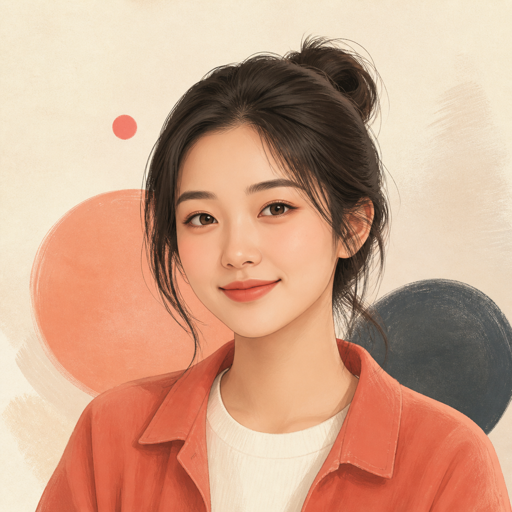
#> input picture teaching_skill_miner/web/assets/student-xiaoyu.png, 512 x 512 px; its folder holds only this picture in this run
$ python -i longform_multimodal.py   (imports and definitions only)
#> lines starting #> are read from the running program, lines starting #| are printed output that depends on the picture
from __future__ import annotations

import concurrent.futures
import copy
import csv
import hashlib
import io
import json
import math
import os
from pathlib import Path
import re
import shutil
import subprocess
import time
from typing import Any, Iterable
from urllib.parse import urlparse

from .io_utils import (
    ensure_private_directory,
    ensure_private_file,
    read_json,
    write_json,
)
from .models import validate_transcript
from .multimodal import (
    _available_tesseract_language,
    _tool_version,
    fuse_multimodal_events,
    infer_visual_events,
    parse_silencedetect,
    probe_media,
)


PIPELINE_VERSION = "teaching_skill_miner.longform_multimodal.v9"
EXTRACTION_VERSION = "teaching_skill_miner.longform_extraction.v2"
SEMANTIC_TASK_SCHEMA = "teaching_skill_miner.visual_semantic_tasks.v1"
SEMANTIC_RESULT_SCHEMA = "teaching_skill_miner.visual_semantic_results.v1"
SHA256_RE = re.compile(r"^[0-9a-f]{64}$")


# [7 lines left out: function _canonical_bytes, not called in this run]


def canonical_sha256(value: Any) -> str:
    return hashlib.sha256(_canonical_bytes(value)).hexdigest()


# [138 lines left out: functions file_sha256, normalize_archive_media_url, plan_chunks, _frame_filter_extract, not called in this run]


def _dhash_and_image_metrics(path: Path) -> dict[str, Any]:
#> called with path = 'web/assets/student-xiaoyu.png'
    try:
        from PIL import Image, ImageStat
    except ImportError:
        return {
            "backend": "unavailable",
            "reason": "Pillow is not installed",
            "dhash64": None,
        }
    with Image.open(path) as opened:
#> opened is the input picture: PIL image 512x512 RGB; mean R, G, B 205.6, 163.4, 138.5
        rgb = opened.convert("RGB")
        width, height = rgb.size
#> width = 512; height = 512
        small_rgb = rgb.resize((32, 32))
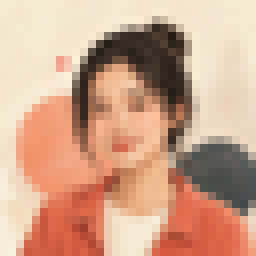
#> small_rgb: PIL image 32x32 RGB (shown 8 times larger); mean R, G, B 205.6, 163.4, 138.5
        stat = ImageStat.Stat(small_rgb)
        grayscale = rgb.convert("L").resize((32, 32))
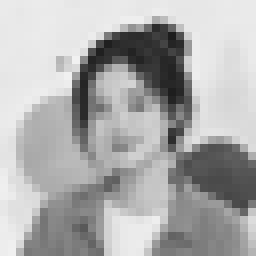
#> grayscale: PIL image 32x32 L (shown 8 times larger); min 29, max 241, mean 173.1
        gray_values = list(grayscale.getdata())
#> gray_values = 1024 values, max 241 at index 233, min 29 at index 149, mean 173.1
        horizontal = [
            abs(gray_values[row * 32 + column] - gray_values[row * 32 + column - 1])
            for row in range(32)
            for column in range(1, 32)
        ]
#> horizontal = 992 values, max 153 at index 257, min 0 at index 0, mean 17.34
        vertical = [
            abs(gray_values[row * 32 + column] - gray_values[(row - 1) * 32 + column])
            for row in range(1, 32)
            for column in range(32)
        ]
#> vertical = 992 values, max 157 at index 110, min 0 at index 0, mean 13.78
        dhash_image = rgb.convert("L").resize((9, 8))
        dhash_values = list(dhash_image.getdata())
#> dhash_values = 72 values, max 240 at index 67, min 42 at index 14, mean 172.8
        bits = [
            dhash_values[row * 9 + column] > dhash_values[row * 9 + column + 1]
            for row in range(8)
            for column in range(8)
        ]
#> bits = 64 items, first 6: False, False, True, True, True, False
        dhash_value = sum(int(bit) << index for index, bit in enumerate(bits))
#> dhash_value = 3738945587401629212
        return {
            "backend": "Pillow",
            "width": width,
            "height": height,
            "rgb_mean": [round(value, 3) for value in stat.mean],
            "rgb_stddev": [round(value, 3) for value in stat.stddev],
            "luminance_mean": round(sum(gray_values) / len(gray_values), 3),
            "edge_difference_mean": round(
                (sum(horizontal) + sum(vertical))
                / max(1, len(horizontal) + len(vertical)),
                3,
            ),
            "dark_pixel_fraction": round(
                sum(value < 48 for value in gray_values) / len(gray_values), 6
            ),
            "bright_pixel_fraction": round(
                sum(value > 208 for value in gray_values) / len(gray_values), 6
            ),
            "dhash64": f"{dhash_value:016x}",
        }


# [436 lines left out: functions _ocr_frame_audited, _annotate_frame, _detect_chunk_silences, _checkpoint_valid, _extract_chunk, _merge_silences and 4 more, not called in this run]


def _event_anchor(event: dict[str, Any]) -> float:
    return (float(event["start"]) + float(event["end"])) / 2


# [820 lines left out: functions deduplicate_visual_events, _interval_union_duration, _intersection_duration, evaluate_caption_media_alignment, _sampling_coverage, _ocr_quality_summary and 6 more, not called in this run]

>>> result = _dhash_and_image_metrics('web/assets/student-xiaoyu.png')
#> result = 10 items

$ run again, on teaching_skill_miner/web/assets/student-zhixing.png
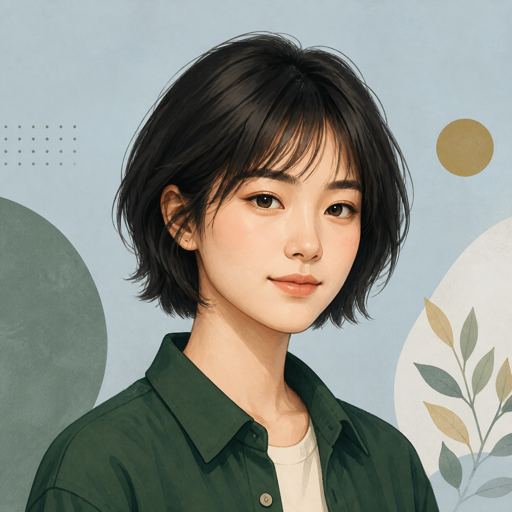
#> input picture teaching_skill_miner/web/assets/student-zhixing.png, 512 x 512 px
#> in _dhash_and_image_metrics, opened is the input picture: PIL image 512x512 RGB; mean R, G, B 138.1, 140.8, 132.5
#> in _dhash_and_image_metrics, `small_rgb = rgb.resize((32, 32))`:
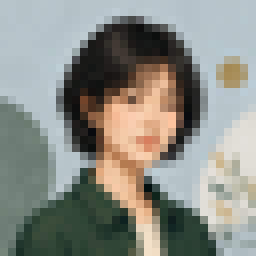
#> small_rgb: PIL image 32x32 RGB (shown 8 times larger); mean R, G, B 138.1, 140.8, 132.6
#> in _dhash_and_image_metrics, `grayscale = rgb.convert("L").resize((32, 32))`:
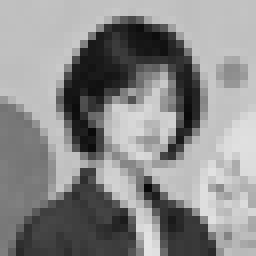
#> grayscale: PIL image 32x32 L (shown 8 times larger); min 9, max 228, mean 139
#> gray_values = 1024 values, max 228 at index 978, min 9 at index 471, mean 139
#> horizontal = 992 values, max 149 at index 517, min 0 at index 0, mean 21.85
#> vertical = 992 values, max 129 at index 77, min 0 at index 0, mean 16.65
#> dhash_values = 72 values, max 220 at index 44, min 19 at index 21, mean 138.6
#> bits = 64 items, first 6: False, False, True, True, False, False
#> dhash_value = 2672767864089779724
#> result = 10 items

$ run again, on teaching_skill_miner/web/assets/student-zimo.png
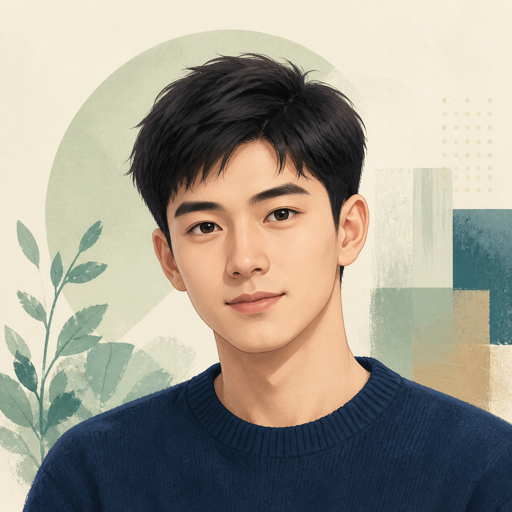
#> input picture teaching_skill_miner/web/assets/student-zimo.png, 512 x 512 px
#> in _dhash_and_image_metrics, opened is the input picture: PIL image 512x512 RGB; mean R, G, B 161.6, 156.6, 143
#> in _dhash_and_image_metrics, `small_rgb = rgb.resize((32, 32))`:
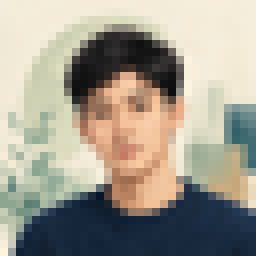
#> small_rgb: PIL image 32x32 RGB (shown 8 times larger); mean R, G, B 161.6, 156.5, 143
#> in _dhash_and_image_metrics, `grayscale = rgb.convert("L").resize((32, 32))`:
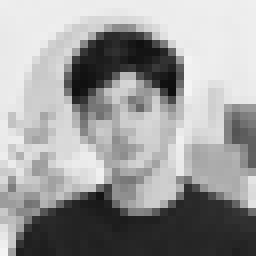
#> grayscale: PIL image 32x32 L (shown 8 times larger); min 13, max 244, mean 156.5
#> gray_values = 1024 values, max 244 at index 343, min 13 at index 373, mean 156.5
#> horizontal = 992 values, max 160 at index 301, min 0 at index 5, mean 16.9
#> vertical = 992 values, max 155 at index 747, min 0 at index 1, mean 16.94
#> dhash_values = 72 values, max 241 at index 16, min 30 at index 64, mean 156.1
#> bits = 64 items, first 6: False, True, True, True, False, False
#> dhash_value = 9882988637066858318
#> result = 10 items
